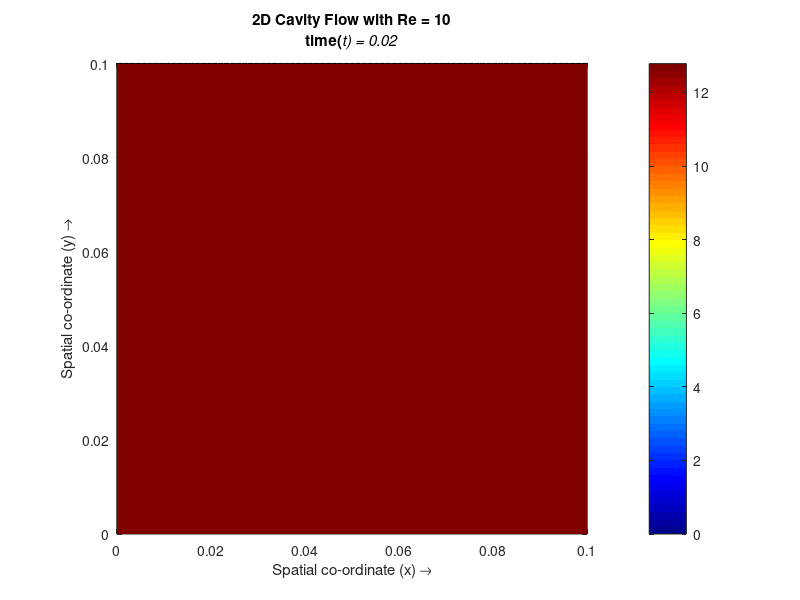

This chart was generated by the following MATLAB code:


%%
clear all
%Specifying Parameters
nx=80;                        %Number of steps in space(x)
ny=80;                        %Number of steps in space(y)
T=5;                          %Final time
dt=1e-2;                      %Width of time step
nt=ceil(T/dt);                %Number of time steps
dt=T/nt;                      %Corrected time step
L=0.1;                          %Length of cavity
H=0.1;                          %Height of cavity
Re=10;                       %Flow Reynolds number
dx=L/(nx-1);                  %Width of space step(x)
dy=H/(ny-1);                  %Width of space step(y)
x=0:dx:L;                     %Range of x(0,L) and specifying grid points
y=0:dy:H;                     %Range of y(0,H) and specifying grid points
u=zeros(nx+1,ny);             %Preallocating u
v=zeros(nx,ny+1);             %Preallocating v
p=zeros(nx,ny);               %Preallocating p
S=zeros(nx-2,ny-2);           %Preallocating S
ustar=u; uhalf=u; uconv=u;
vstar=v; vhalf=v; vconv=v;
UN=1;   VN=0;      
US=0;   VS=0;
UE=0;   VW=0;                  
UW=0;   VE=0;
                
%%
%IMPLICIT DIFFUSION:-
%B.C vector(for u)
bcu=zeros(nx-1,ny-2);
bcu(1,:)=2*UW/dx^2; bcu(end,:)=2*UE/dx^2;  %Dirichlet B.Cs
bcu(:,1)=US/dy^2; bcu(:,end)=UN/dy^2;      %Dirichlet B.Cs
%B.Cs at the corners:
bcu(1,1)=2*UW/dx^2+US/dy^2; bcu(end,1)=2*UE/dx^2+US/dy^2;
bcu(1,end)=2*UW/dx^2+UN/dy^2; bcu(end,end)=2*UE/dx^2+UN/dy^2;
bcu=dt*bcu/Re;

%B.C vector(for v)
bcv=zeros(nx-2,ny-1);
bcv(1,:)=VW/dx^2; bcv(end,:)=VE/dx^2;      %Dirichlet B.Cs
bcv(:,1)=2*VS/dy^2; bcv(:,end)=2*VN/dy^2;  %Dirichlet B.Cs
%B.Cs at the corners:
bcv(1,1)=VW/dx^2+2*VS/dy^2; bcv(end,1)=VE/dx^2+2*VS/dy^2;
bcv(1,end)=VW/dx^2+2*VN/dy^2; bcv(end,end)=VE/dx^2+2*VN/dy^2;
bcv=dt*bcv/Re;

%Central difference operator(for u)
e=ones(nx-1,1);i=ones(ny-2,1);
Ax=spdiags(e*[1 -2 1],-1:1,nx-1,nx-1);      
Ay=spdiags(i*[1 -2 1],-1:1,ny-2,ny-2);      
Ax(1,1)=-3;Ax(end,end)=-3;
A=kron(Ay/dy^2,speye(nx-1))+kron(speye(ny-2),Ax/dx^2);
Du=speye((nx-1)*(ny-2))-dt*A/Re;
pu=symamd(Du);[Lu Uu]=lu(Du(pu,pu));

%Central difference operator(for v)
e=ones(nx-2,1);i=ones(ny-1,1);
Ax=spdiags(e*[1 -2 1],-1:1,nx-2,nx-2);      
Ay=spdiags(i*[1 -2 1],-1:1,ny-1,ny-1);      
Ay(1,1)=-3;Ay(end,end)=-3;
A=kron(Ay/dy^2,speye(nx-2))+kron(speye(ny-1),Ax/dx^2);
Dv=speye((nx-2)*(ny-1))-dt*A/Re;
pv=symamd(Dv);[Lv Uv]=lu(Dv(pv,pv));

%%
%Calculating the coefficient matrix for the PPE
e=ones(nx-2,1);i=ones(ny-2,1);
Ax=spdiags(e*[1 -2 1],-1:1,nx-2,nx-2);      
Ay=spdiags(i*[1 -2 1],-1:1,ny-2,ny-2); 
Ax(1,1)=-1;Ax(end,end)=-1;
Ay(1,1)=-1;Ay(end,end)=-1;
A=kron(Ay/dy^2,speye(nx-2))+kron(speye(ny-2),Ax/dx^2);
A(end,end)=A(end,end)+1;
pp=symamd(A);[Lp Up]=lu(A(pp,pp));

%%
%Boundary conditions
u(1,:)=2*UW-u(2,:); u(end,:)=2*UE-u(end-1,:); u(:,1)=US; u(:,end)=UN;
v(1,:)=VW; v(end,:)=VE; v(:,1)=2*VS-v(:,2); v(:,end)=2*VN-v(:,end-1);

%%
%Evaluating pressure and velocity field at each time step
i=2:nx-1;
j=2:ny-1;
for it=0:2
    uplot(1:nx,1:ny)=0.5*(u(1:nx,1:ny)+u(2:nx+1,1:ny));
    vplot(1:nx,1:ny)=0.5*(v(1:nx,1:ny)+v(1:nx,2:ny+1));
    Len = sqrt(uplot.^2+vplot.^2+eps);
    uplot=uplot./Len; vplot=vplot./Len;
    %if(rem(it,10)==0)
        quiver(x,y,uplot',vplot',0.6,'k-')
        axis equal
        axis([0 L 0 H])
        hold on 
        pcolor(x,y,p');
        colormap(jet)
        colorbar
        shading interp
        axis equal
        axis([0 L 0 H])
        title({['2D Cavity Flow with Re = ',num2str(Re)];['time(\itt) = ',num2str(dt*it)]})
        xlabel('Spatial co-ordinate (x) \rightarrow')
        ylabel('Spatial co-ordinate (y) \rightarrow')
        drawnow;
        hold off
    %end
    
    un=u; vn=v;
    %Convective terms(hyperbolic):
    %(1) Central differencing with explicit Euler time march
    %{
    uconv(i+1,j)=un(i+1,j)-(dt/(4*dx))*((un(i+2,j)+un(i+1,j)).^2-(un(i+1,j)+un(i,j)).^2)...
        -(dt/(4*dy))*((un(i+1,j)+un(i+1,j+1)).*(vn(i,j+1)+vn(i+1,j+1))-(un(i+1,j)+un(i+1,j-1)).*(vn(i,j)+vn(i+1,j)));
    vconv(i,j+1)=vn(i,j+1)-(dt/(4*dx))*((un(i+1,j)+un(i+1,j+1)).*(vn(i,j+1)+vn(i+1,j+1))-(un(i,j)+un(i,j-1)).*(vn(i,j+1)+vn(i-1,j+1)))...
        -(dt/(4*dy))*((vn(i,j+2)+vn(i,j+1)).^2-(vn(i,j+1)+vn(i,j)).^2);
    %}
    %(2) Mac-Cormack method
    %{
    %Predictor step(Forward difference)
    uhalf(i+1,j)=un(i+1,j)-(dt/dx/2)*((un(i+1,j)+un(i+2,j)).^2-4*un(i+1,j).^2)...
        -(dt/dy/2)*((un(i+1,j)+un(i+1,j+1)).*(vn(i,j+1)+vn(i+1,j+1))-un(i+1,j).*(vn(i,j)+vn(i,j+1)+vn(i+1,j+1)+vn(i+1,j)));
    vhalf(i,j+1)=vn(i,j+1)-(dt/dx/2)*((un(i+1,j)+un(i+1,j+1)).*(vn(i,j+1)+vn(i+1,j+1))-vn(i,j+1).*(un(i,j+1)+un(i,j)+un(i+1,j)+un(i+1,j+1)))...
        -(dt/dy/2)*((vn(i,j+1)+vn(i,j+2)).^2-4*vn(i,j+1).^2);
    %Corrector step(Backward difference)
    uconv(i+1,j)=0.5*(un(i+1,j)+uhalf(i+1,j))-(dt/dx/4)*(4*uhalf(i+1,j).^2-(uhalf(i+1,j)+uhalf(i,j)).^2)...
        -(dt/dy/4)*(uhalf(i+1,j).*(vhalf(i,j)+vhalf(i,j+1)+vhalf(i+1,j+1)+vhalf(i+1,j))-(uhalf(i+1,j)+uhalf(i+1,j-1)).*(vhalf(i,j)+vhalf(i+1,j)));
    vconv(i,j+1)=0.5*(vn(i,j+1)+vhalf(i,j+1))-(dt/dx/4)*(vhalf(i,j+1).*(uhalf(i,j+1)+uhalf(i,j)+uhalf(i+1,j)+uhalf(i+1,j+1))-(uhalf(i,j)+uhalf(i,j+1)).*(vhalf(i,j+1)+vhalf(i-1,j+1)))...
        -(dt/dy/4)*(4*vhalf(i,j+1).^2-(vhalf(i,j)+vhalf(i,j+1)).^2);
    %}
    %(3) Richtmyer method
    
    %Predictor step(Lax-Friedrich)
    uhalf(i+1,j)=0.5*(un(i+2,j)+un(i,j))-(dt/dx/8)*((un(i+2,j)+un(i+1,j)).^2-(un(i+1,j)+un(i,j)).^2)...
        -(dt/dy/8)*((un(i+1,j)+un(i+1,j+1)).*(vn(i,j+1)+vn(i+1,j+1))-(un(i+1,j)+un(i+1,j-1)).*(vn(i,j)+vn(i+1,j)));
    vhalf(i,j+1)=0.5*(vn(i,j+2)+vn(i,j))-(dt/dx/8)*((un(i+1,j)+un(i+1,j+1)).*(vn(i,j+1)+vn(i+1,j+1))-(un(i,j)+un(i,j-1)).*(vn(i,j+1)+vn(i-1,j+1)))...
        -(dt/dy/8)*((vn(i,j+2)+vn(i,j+1)).^2-(vn(i,j+1)+vn(i,j)).^2);
    %Corrector step(Leapfrog)
    uconv(i+1,j)=un(i+1,j)-(dt/(4*dx))*((uhalf(i+2,j)+uhalf(i+1,j)).^2-(uhalf(i+1,j)+uhalf(i,j)).^2)...
        -(dt/(4*dy))*((uhalf(i+1,j)+uhalf(i+1,j+1)).*(vhalf(i,j+1)+vhalf(i+1,j+1))-(uhalf(i+1,j)+uhalf(i+1,j-1)).*(vhalf(i,j)+vhalf(i+1,j)));
    vconv(i,j+1)=vn(i,j+1)-(dt/(4*dx))*((uhalf(i+1,j)+uhalf(i+1,j+1)).*(vhalf(i,j+1)+vhalf(i+1,j+1))-(uhalf(i,j)+uhalf(i,j-1)).*(vhalf(i,j+1)+vhalf(i-1,j+1)))...
        -(dt/(4*dy))*((vhalf(i,j+2)+vhalf(i,j+1)).^2-(vhalf(i,j+1)+vhalf(i,j)).^2);
    %}
    
    %Diffusive terms(parabolic):
    %(1) Explicit central difference (spatial)
    %{
    ustar(i+1,j)=uconv(i+1,j)+(dt/Re/dx^2)*(un(i+2,j)-2*un(i+1,j)+un(i,j))...
        +(dt/Re/dy^2)*(un(i+1,j+1)-2*un(i+1,j)+un(i+1,j-1));
    vstar(i,j+1)=vconv(i,j+1)+(dt/Re/dx^2)*(vn(i+1,j+1)-2*vn(i,j+1)+vn(i-1,j+1))...
        +(dt/Re/dy^2)*(vn(i,j+2)-2*vn(i,j+1)+vn(i,j));
    %}
    %(2) Implicit central difference (spatial)
    
    U=reshape(uconv(2:end-1,2:end-1)+bcu,[],1);
    U(pu)=Uu\(Lu\U(pu));
    U=reshape(U,nx-1,ny-2);
    ustar(2:end-1,2:end-1)=U;
    V=reshape(vconv(2:end-1,2:end-1)+bcv,[],1);
    V(pv)=Uv\(Lv\V(pv));
    V=reshape(V,nx-2,ny-1);
    vstar(2:end-1,2:end-1)=V;
    %}
    
    %Pressure Poisson equation(elliptic):
    S(i-1,j-1)=(ustar(i+1,j)-ustar(i,j))/dx...
        +(vstar(i,j+1)-vstar(i,j))/dy;
    s=reshape(S,[],1);
    s(pp)=Up\(Lp\s(pp));
    s=reshape(s,nx-2,ny-2);
    p(2:end-1,2:end-1)=s;
    p(1,:)=p(2,:);p(end,:)=p(end-1,:);
    p(:,1)=p(:,2);p(:,end)=p(:,end-1);
    
    %Velocity field update at time t+dt, along with pressure correction
    u(i+1,j)=ustar(i+1,j)-(p(i+1,j)-p(i,j))/dx;
    v(i,j+1)=vstar(i,j+1)-(p(i,j+1)-p(i,j))/dy;
    u(1,:)=2*UW-u(2,:); u(end,:)=2*UE-u(end-1,:); u(:,1)=US; u(:,end)=UN;
    v(1,:)=VW; v(end,:)=VE; v(:,1)=2*VS-v(:,2); v(:,end)=2*VN-v(:,end-1);
end